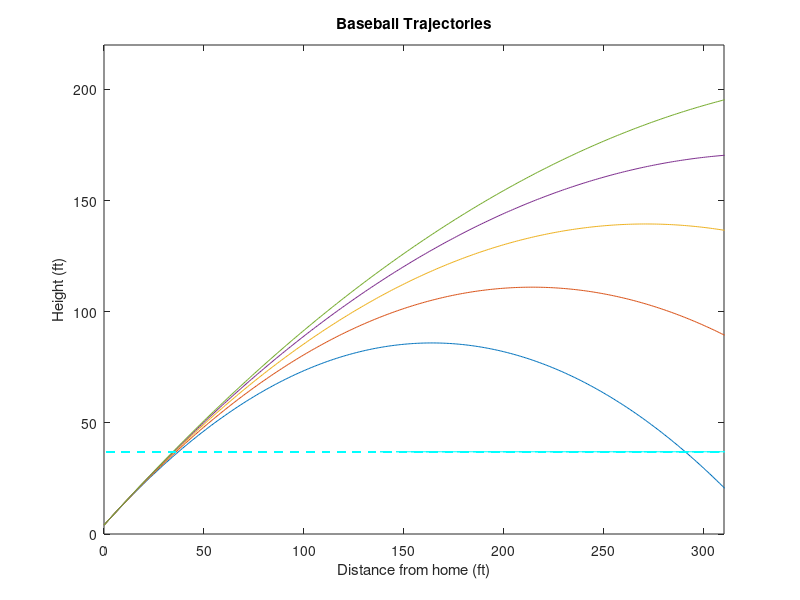

This figure's MATLAB source: (Note: this script raises an error after producing the figure.)
% Homework 8, Problem 3
% Will McClain
% EGR 101-01
% Due: 4/6/23


clear;clc;close all; % housekeeping

% conversion constants
FEET2METERS = 0.3048;
MPH2MPS= 0.44704;
METERS2FEET = 1/FEET2METERS;
MPS2MPH=1/MPH2MPS;

% constants
THETA = 45;
Y0 = 4;
G = 9.8;

% column vector of times
t = (0:0.01:16)';

% row vector of speeds
u = (70:10:110);

% x = utsin(theta)cos(theta)
x = (t * (u*MPH2MPS) * cosd(THETA))*METERS2FEET;

% y = y0 + utsin(theta) + (g/2)t^2
y = ((Y0*FEET2METERS) + t * (u*MPH2MPS) * sind(THETA) - (G/2) * t.^2)*METERS2FEET;

% horizontal line representing the Green Monster
yMonster = 37 * ones(length(x));

plot(x, y)
hold on
plot(yMonster, "c--")

% make plot of reasonable size
xlim([0,310])
ylim([0,220])

xlabel("Distance from home (ft)")
ylabel("Height (ft)")
title("Baseball Trajectories")

legend([string(u) + " mph", "The Monster"])

maxes = max(y);

% 70mph:   85.96  ft max
% 80mph:   111.05 ft max
% 90mph:   139.48 ft max
% 100mph:  171.26 ft max
% 110mph:  206.38 ft max